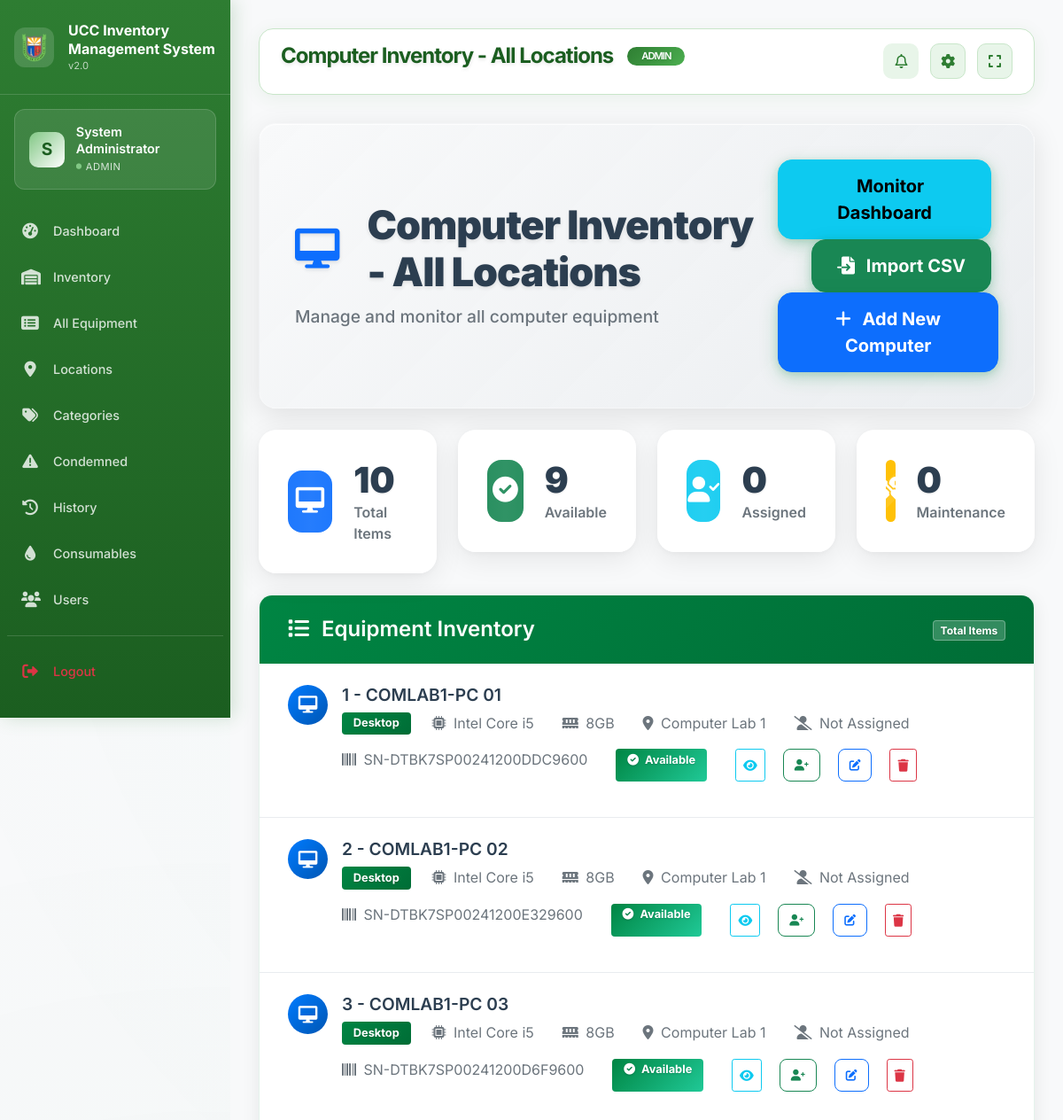
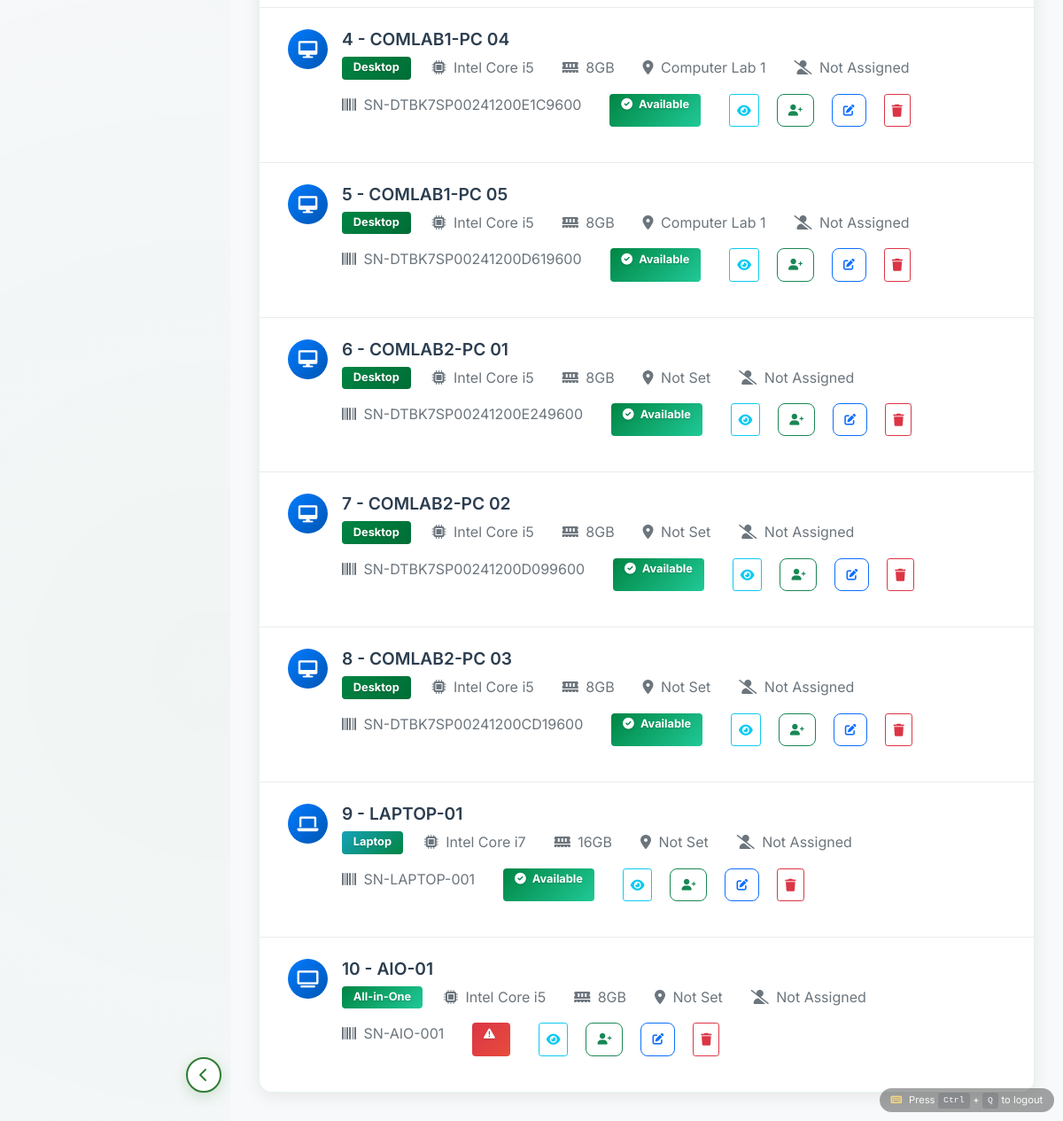
/archive_sites/inventory.php (signed in), run on the app's committed database (2 pictures, top to bottom).
### tables this page shows
CREATE TABLE `computer_inventory` (
  `id` int(11) NOT NULL,
  `item_number` varchar(50) NOT NULL,
  `computer_set_description` varchar(200) NOT NULL,
  `processor` varchar(100) NOT NULL,
  `ram` varchar(50) NOT NULL,
  `storage` varchar(100) NOT NULL,
  `device_type` enum('Desktop','Laptop','All-in-One') NOT NULL,
  `keyboard_status` enum('OK','Missing','Damaged','Needs Repair') DEFAULT 'OK',
  `mouse_status` enum('OK','Missing','Damaged','Needs Repair') DEFAULT 'OK',
  `power_cord_status` enum('OK','Missing','Damaged','Needs Repair') DEFAULT 'OK',
  `hdmi_status` enum('OK','Missing','Damaged','Needs Repair') DEFAULT 'OK',
  `operating_system` varchar(100) DEFAULT NULL,
  `serial_number` varchar(200) NOT NULL,
  `condition_status` enum('Excellent','Good','Fair','Poor','Damaged') DEFAULT 'Good',
  `location_id` int(11) DEFAULT NULL,
  `remarks` text DEFAULT NULL,
  `status` enum('available','assigned','maintenance','damaged','retired') DEFAULT 'available',
  `is_condemned` tinyint(1) DEFAULT 0,
  `condemned_date` timestamp NULL DEFAULT NULL,
  `condemned_reason` text DEFAULT NULL,
  `condemned_by` int(11) DEFAULT NULL,
  `assigned_to` int(11) DEFAULT NULL,
  `assigned_date` timestamp NULL DEFAULT NULL,
  `created_at` timestamp NOT NULL DEFAULT current_timestamp(),
  `updated_at` timestamp NOT NULL DEFAULT current_timestamp() ON UPDATE current_timestamp()
);

CREATE TABLE `locations` (
  `id` int(11) NOT NULL,
  `location_name` varchar(100) NOT NULL,
  `location_type_id` int(11) DEFAULT NULL,
  `location_type` varchar(50) DEFAULT NULL,
  `description` text DEFAULT NULL,
  `capacity` int(11) DEFAULT 0,
  `facilitator_id` int(11) DEFAULT NULL,
  `created_at` timestamp NOT NULL DEFAULT current_timestamp(),
  `updated_at` timestamp NOT NULL DEFAULT current_timestamp() ON UPDATE current_timestamp()
);

### archive_sites/inventory.php (the view, shortened to what this page needs)
<?php
$database = new Database();
$db = $database->getConnection();
$location_type = 'computer_lab';
$location_name = 'All Locations';
$where_conditions = [];
$params = [];
$where_clause = !empty($where_conditions) ? "WHERE " . implode(" AND ", $where_conditions) : "";
$inventory_data = [];
$page_title = "Inventory Management";
if ($location_type === 'computer_lab') {
    $query = "SELECT ci.*, l.location_name, u.full_name as assigned_user
              FROM computer_inventory ci
              LEFT JOIN locations l ON ci.location_id = l.id
              LEFT JOIN users u ON ci.assigned_to = u.id
              {$where_clause}
              ORDER BY CAST(ci.item_number AS UNSIGNED) ASC";
    $stmt = $db->prepare($query);
    $stmt->execute($params);
    $inventory_data = $stmt->fetchAll(PDO::FETCH_ASSOC);
    $page_title = "Computer Inventory - " . $location_name;
    $inventory_type = 'computers';
}
$page_title = $page_title;
include '../includes/header.php';
?>
<div class="inventory-header mb-4">
    <div class="row align-items-center">
        <div class="col-md-8">
            <div class="page-title-section">
                <h2 class="page-title mb-2">
                    <i class="fas fa-<?php
                        echo $inventory_type === 'computers' ? 'desktop' :
                            ($inventory_type === 'kitchen' ? 'utensils' :
                            ($inventory_type === 'office' ? 'briefcase' :
                            ($inventory_type === 'lab' ? 'flask' : 'boxes')));
                    ?> text-primary me-3"></i>
                    <?php echo htmlspecialchars($page_title); ?>
                </h2>
                <p class="page-subtitle text-muted mb-0">
                    <?php
                    if ($inventory_type === 'computers') {
                        echo 'Manage and monitor all computer equipment';
                    } elseif ($inventory_type === 'kitchen') {
                        echo 'Manage kitchen appliances and utilities';
                    } elseif ($inventory_type === 'office') {
                        echo 'Manage office furniture and equipment';
                    } elseif ($inventory_type === 'lab') {
                        echo 'Manage laboratory instruments and equipment';
                    } else {
                        echo 'Manage equipment and inventory';
                    }
                    ?>
                </p>
            </div>
        </div>
        <div class="col-md-4 text-end">
            <a href="inventory_monitor.php" class="btn btn-info btn-lg modern-btn me-2">
                <i class="fas fa-monitor-waveform me-2"></i> Monitor Dashboard
            </a>
            <button type="button" class="btn btn-success btn-lg modern-btn me-2" data-bs-toggle="modal" data-bs-target="#importModal">
                <i class="fas fa-file-import me-2"></i> Import CSV
            </button>
            <button type="button" class="btn btn-primary btn-lg modern-btn" data-bs-toggle="modal" data-bs-target="#addModal">
                <i class="fas fa-plus me-2"></i> Add New Computer
            </button>
        </div>
    </div>
</div>
<div class="row mb-4">
    <?php
    $total_items = count($inventory_data);
    $available_count = count(array_filter($inventory_data, function($c) { return $c['status'] == 'available'; }));
    $assigned_count = count(array_filter($inventory_data, function($c) { return $c['status'] == 'assigned'; }));
    $maintenance_count = count(array_filter($inventory_data, function($c) { return $c['status'] == 'maintenance'; }));
    ?>
    <div class="col-md-3">
        <div class="stat-card">
            <div class="stat-icon bg-primary">
                <i class="fas fa-desktop"></i>
            </div>
            <div class="stat-content">
                <h3><?php echo $total_items; ?></h3>
                <p>Total Items</p>
            </div>
        </div>
    </div>
    <div class="col-md-3">
        <div class="stat-card">
            <div class="stat-icon bg-success">
                <i class="fas fa-check-circle"></i>
            </div>
            <div class="stat-content">
                <h3><?php echo $available_count; ?></h3>
                <p>Available</p>
            </div>
        </div>
    </div>
    <div class="col-md-3">
        <div class="stat-card">
            <div class="stat-icon bg-info">
                <i class="fas fa-user-check"></i>
            </div>
            <div class="stat-content">
                <h3><?php echo $assigned_count; ?></h3>
                <p>Assigned</p>
            </div>
        </div>
    </div>
    <div class="col-md-3">
        <div class="stat-card">
            <div class="stat-icon bg-warning">
                <i class="fas fa-tools"></i>
            </div>
            <div class="stat-content">
                <h3><?php echo $maintenance_count; ?></h3>
                <p>Maintenance</p>
            </div>
        </div>
    </div>
</div>
<div class="modern-list-container">
    <div class="modern-list-header">
        <h3 class="modern-list-title">
            <i class="fas fa-list me-2"></i>
            Equipment Inventory
        </h3>
        <div class="modern-list-actions">
            <span class="badge badge-primary-modern">
                <?php echo $total_computers; ?> Total Items
            </span>
        </div>
    </div>
    <div class="modern-list-wrapper">
        <?php if (empty($inventory_data)): ?>
        <div class="empty-state">
            <div class="empty-icon">
                <i class="fas fa-box-open"></i>
            </div>
            <h4>No Items Found</h4>
            <p class="text-muted">No equipment found for this location type.</p>
        </div>
        <?php else: ?>
        <div class="list-group modern-list-group">
            <?php foreach ($inventory_data as $item): ?>
            <div class="list-group-item modern-list-item clickable-row" data-item='<?php echo json_encode($item); ?>'>
                <div class="list-item-content">
                    <div class="list-item-main">
                        <div class="list-item-icon icon-<?php echo $location_type; ?>">
                            <?php if ($inventory_type === 'computers'): ?>
                            <i class="fas fa-<?php
                                echo $item['device_type'] == 'Desktop' ? 'desktop' :
                                    ($item['device_type'] == 'Laptop' ? 'laptop' : 'tv');
                            ?>"></i>
                            <?php elseif ($inventory_type === 'kitchen'): ?>
                            <i class="fas fa-utensils"></i>
                            <?php elseif ($inventory_type === 'office'): ?>
                            <i class="fas fa-briefcase"></i>
                            <?php elseif ($inventory_type === 'lab'): ?>
                            <i class="fas fa-flask"></i>
                            <?php else: ?>
                            <i class="fas fa-box"></i>
                            <?php endif; ?>
                        </div>
                        <div class="list-item-details">
                            <div class="list-item-title">
                                <h5 class="mb-1">
                                    <?php echo htmlspecialchars($item['item_number']); ?> -
                                    <?php
                                    if ($inventory_type === 'computers') {
                                        echo htmlspecialchars($item['computer_set_description']);
                                    } else {
                                        echo htmlspecialchars($item['equipment_name']);
                                    }
                                    ?>
                                </h5>
                            </div>
                            <div class="list-item-meta">
                                <?php if ($inventory_type === 'computers'): ?>
                                <span class="badge badge-<?php
                                    echo $item['device_type'] == 'Desktop' ? 'primary' :
                                        ($item['device_type'] == 'Laptop' ? 'info' : 'success');
                                ?>-modern me-2">
                                    <?php echo htmlspecialchars($item['device_type']); ?>
                                </span>
                                <span class="text-muted me-3">
                                    <i class="fas fa-microchip me-1"></i>
                                    <?php echo htmlspecialchars($item['processor']); ?>
                                </span>
                                <span class="text-muted me-3">
                                    <i class="fas fa-memory me-1"></i>
                                    <?php echo htmlspecialchars($item['ram']); ?>
                                </span>
                                <?php endif; ?>
                                <span class="text-muted me-3">
                                    <i class="fas fa-map-marker-alt me-1"></i>
                                    <?php echo htmlspecialchars($item['location_name']) ?: 'Not Set'; ?>
                                </span>
                                <span class="text-muted me-3">
                                    <i class="fas fa-<?php echo $item['assigned_user'] ? 'user-check' : 'user-slash'; ?> me-1"></i>
                                    <?php echo htmlspecialchars($item['assigned_user']) ?: 'Not Assigned'; ?>
                                </span>
                                <?php if ($inventory_type === 'computers'): ?>
                                <span class="text-muted me-3">
                                    <i class="fas fa-barcode me-1"></i>
                                    <?php echo htmlspecialchars($item['serial_number']) ?: 'N/A'; ?>
                                </span>
                                <?php endif; ?>
                                <span class="badge badge-<?php
                                    echo $item['status'] == 'available' ? 'success' :
                                        ($item['status'] == 'assigned' ? 'primary' :
                                        ($item['status'] == 'maintenance' ? 'warning' : 'danger'));
                                ?>-modern me-3">
                                    <i class="fas fa-<?php
                                        echo $item['status'] == 'available' ? 'check-circle' :
                                            ($item['status'] == 'assigned' ? 'user' :
                                            ($item['status'] == 'maintenance' ? 'tools' : 'exclamation-triangle'));
                                    ?> me-1"></i>
                                    <?php echo ucfirst($item['status']); ?>
                                </span>
                                <button class="btn btn-sm btn-outline-info view-details-btn me-1"
                                        data-item='<?php echo json_encode($item); ?>'
                                        data-bs-toggle="modal" data-bs-target="#detailsModal"
                                        title="View Full Details">
                                    <i class="fas fa-eye"></i>
                                </button>
                                <?php if ($inventory_type === 'computers'): ?>
                                <button class="btn btn-sm btn-outline-success quick-assign-btn me-1"
                                        data-id="<?php echo $item['id']; ?>"
                                        data-assigned="<?php echo $item['assigned_to']; ?>"
                                        data-bs-toggle="modal" data-bs-target="#assignModal"
                                        title="Quick Assign">
                                    <i class="fas fa-user-plus"></i>
                                </button>
                                <button class="btn btn-sm btn-outline-primary edit-btn me-1"
                                        data-item='<?php echo json_encode($item); ?>'
                                        data-bs-toggle="modal" data-bs-target="#editModal"
                                        title="Edit Computer">
                                    <i class="fas fa-edit"></i>
                                </button>
                                <button class="btn btn-sm btn-outline-danger delete-btn"
                                        data-id="<?php echo $item['id']; ?>"
                                        data-bs-toggle="modal" data-bs-target="#deleteModal"
                                        title="Delete Computer">
                                    <i class="fas fa-trash"></i>
                                </button>
                                <?php endif; ?>
                            </div>
                        </div>
                    </div>
                </div>
            </div>
            <?php endforeach; ?>
        </div>
        <?php endif; ?>
    </div>
</div>
<?php include '../includes/footer.php'; ?>

### data on the page
computer_inventory: item_number "1", computer_set_description "COMLAB1-PC 01", device_type "Desktop", processor "Intel Core i5", ram "8GB", location.location_name "Computer Lab 1", assigned_user "Not Assigned", serial_number "SN-DTBK7SP00241200DDC9600", status "Available"
computer_inventory: item_number "2", computer_set_description "COMLAB1-PC 02", device_type "Desktop", processor "Intel Core i5", ram "8GB", location.location_name "Computer Lab 1", assigned_user "Not Assigned", serial_number "SN-DTBK7SP00241200E329600", status "Available"
computer_inventory: item_number "3", computer_set_description "COMLAB1-PC 03", device_type "Desktop", processor "Intel Core i5", ram "8GB", location.location_name "Computer Lab 1", assigned_user "Not Assigned", serial_number "SN-DTBK7SP00241200D6F9600", status "Available"
computer_inventory: item_number "4", computer_set_description "COMLAB1-PC 04", device_type "Desktop", processor "Intel Core i5", ram "8GB", location.location_name "Computer Lab 1", assigned_user "Not Assigned", serial_number "SN-DTBK7SP00241200E1C9600", status "Available"
computer_inventory: item_number "5", computer_set_description "COMLAB1-PC 05", device_type "Desktop", processor "Intel Core i5", ram "8GB", location.location_name "Computer Lab 1", assigned_user "Not Assigned", serial_number "SN-DTBK7SP00241200D619600", status "Available"
computer_inventory: item_number "6", computer_set_description "COMLAB2-PC 01", device_type "Desktop", processor "Intel Core i5", ram "8GB", location_name "Not Set", assigned_user "Not Assigned", serial_number "SN-DTBK7SP00241200E249600", status "Available"
computer_inventory: item_number "7", computer_set_description "COMLAB2-PC 02", device_type "Desktop", processor "Intel Core i5", ram "8GB", location_name "Not Set", assigned_user "Not Assigned", serial_number "SN-DTBK7SP00241200D099600", status "Available"
computer_inventory: item_number "8", computer_set_description "COMLAB2-PC 03", device_type "Desktop", processor "Intel Core i5", ram "8GB", location_name "Not Set", assigned_user "Not Assigned", serial_number "SN-DTBK7SP00241200CD19600", status "Available"
computer_inventory: item_number "9", computer_set_description "LAPTOP-01", device_type "Laptop", processor "Intel Core i7", ram "16GB", location_name "Not Set", assigned_user "Not Assigned", serial_number "SN-LAPTOP-001", status "Available"
computer_inventory: item_number "10", computer_set_description "AIO-01", device_type "All-in-One", processor "Intel Core i5", ram "8GB", location_name "Not Set", assigned_user "Not Assigned", serial_number "SN-AIO-001"

### other printed values
substr($_SESSION['full_name'], 0, 1) "S"
$_SESSION['full_name'] "System Administrator"
$_SESSION['role'] "ADMIN"
$page_title "Computer Inventory - All Locations"
$total_items "10"
$available_count "9"
$assigned_count "0"
$maintenance_count "0"
